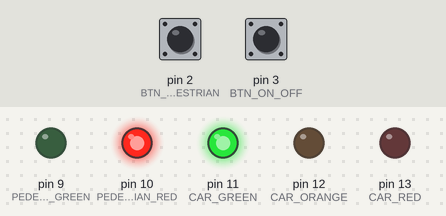
A sketch run on a simulated Arduino Uno, built with avr-gcc and run on an emulated ATmega328P. On the bench: output pins drawn as LEDs (lit = HIGH). Dashed ring = blinking. The inputs (shaded band) are chosen by the test bench; at power-on: pin 3 (BTN_ON_OFF) HIGH, pin 2 (BTN_PEDESTRIAN) HIGH.

Above: at 1.2 s.
1.3 s: pin 3 (BTN_ON_OFF) pulled LOW for 0.15 s
At 4.3 s:
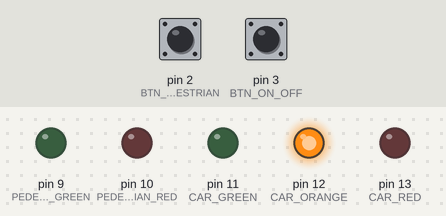
4.4 s: pin 3 (BTN_ON_OFF) pulled LOW for 1 s
At 5.1 s:
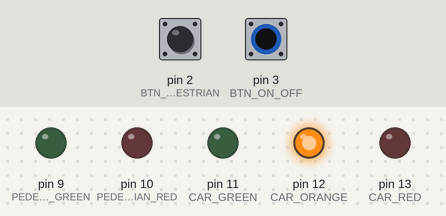
6.9 s: pin 3 (BTN_ON_OFF) pulled LOW for 3.2 s
At 7.8 s:
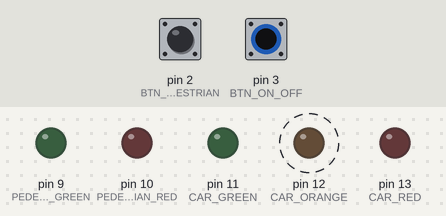
Timing chart, 0 to 19.1 s (numbered marks = the images above; inputs shaded):
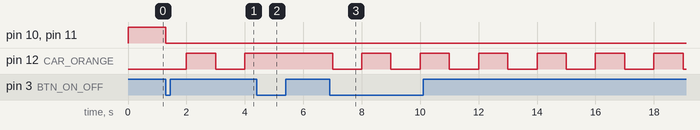

Measured:
- after the input at 1.3 s, pin 10 (PEDESTRIAN_RED), pin 11 (CAR_GREEN): HIGH → LOW at once; pin 12 (CAR_ORANGE): LOW → HIGH after 0.70 s, → LOW 1.0 s later, → HIGH 1.0 s later
- after the input at 4.4 s, pin 12 (CAR_ORANGE): stays HIGH (without the input it goes to LOW after 0.60 s)
- after the input at 6.9 s, pin 12 (CAR_ORANGE): alternates HIGH for 1.0 s and LOW for 1.0 s, starting after 0.10 s

The sketch:

sketch.ino
```cpp
#include <TimerOne.h>

#define CAR_RED 13
#define CAR_ORANGE 12
#define CAR_GREEN 11

#define PEDESTRIAN_RED 10
#define PEDESTRIAN_GREEN 9

#define BTN_ON_OFF 3
#define BTN_PEDESTRIAN 2

int state;
int timeCounter;
bool firstLoad;
bool pedestriansAllowedToPressButton;
int orange_blinking_state = LOW;
bool prevStateOn = true;

#define CAR_GREEN_PEDESTRIAN_RED 100
#define CAR_ORANGE_PEDESTRIAN_RED 101
#define CAR_RED_PEDESTRIAN_GREEN 102
#define CAR_ORANGE_PEDESTRIAN_RED_TIMEOUT 103
#define OFF 104

void stateMachine() {
  switch(state) {
    case CAR_GREEN_PEDESTRIAN_RED: {
      if (firstLoad) {
        digitalWrite(CAR_RED, LOW);
        digitalWrite(CAR_ORANGE, LOW);
        digitalWrite(PEDESTRIAN_GREEN, LOW);

        digitalWrite(CAR_GREEN, HIGH);
        digitalWrite(PEDESTRIAN_RED, HIGH);
        firstLoad = false;
        timeCounter = 0;
      }
      if (timeCounter > 10) {
        pedestriansAllowedToPressButton = true;
        timeCounter = 0;
      }
      break;
    }
    case CAR_ORANGE_PEDESTRIAN_RED: {
      if (firstLoad) {
        digitalWrite(CAR_RED, LOW);
        digitalWrite(CAR_GREEN, LOW);
        digitalWrite(PEDESTRIAN_GREEN, LOW);
        digitalWrite(PEDESTRIAN_RED, HIGH);
        digitalWrite(CAR_ORANGE, HIGH);
        firstLoad = false;
        timeCounter = 0;
      }
      if (timeCounter > 2) {
        firstLoad = true;
        state = CAR_RED_PEDESTRIAN_GREEN;
      }
      break;
    }
    case CAR_ORANGE_PEDESTRIAN_RED_TIMEOUT: {
      if (firstLoad) {
        digitalWrite(CAR_RED, LOW);
        digitalWrite(CAR_GREEN, LOW);
        digitalWrite(PEDESTRIAN_GREEN, LOW);
        digitalWrite(CAR_ORANGE, HIGH);
        digitalWrite(PEDESTRIAN_RED, HIGH);
        firstLoad = false;
        timeCounter = 0;
      }
      if (timeCounter > 2) {
        firstLoad = true;
        state = CAR_GREEN_PEDESTRIAN_RED;
      }
      break;
    }
    case CAR_RED_PEDESTRIAN_GREEN: {
      if (firstLoad) {
        digitalWrite(CAR_ORANGE, LOW);
        digitalWrite(CAR_GREEN, LOW);
        digitalWrite(PEDESTRIAN_RED, LOW);
        digitalWrite(CAR_RED, HIGH);
        digitalWrite(PEDESTRIAN_GREEN, HIGH);
        firstLoad = false;
        timeCounter = 0;
      }
      if (timeCounter > 10) {
        firstLoad = true;
        state = CAR_ORANGE_PEDESTRIAN_RED_TIMEOUT;
      }
      break;
    }
    case OFF: {
      if (firstLoad) {
        digitalWrite(CAR_ORANGE, LOW);
        digitalWrite(CAR_GREEN, LOW);
        digitalWrite(CAR_RED, LOW);
        digitalWrite(PEDESTRIAN_RED, LOW);
        digitalWrite(PEDESTRIAN_GREEN, LOW);
        firstLoad = false;
        timeCounter = 0;
      }
      digitalWrite(CAR_ORANGE, orange_blinking_state);
      if (timeCounter > 10) {
        timeCounter = 0;
      }
      break;
    }
    default: {
      break;
    }
  }
}

void onOffIsr() {
  if (prevStateOn) {
    state = OFF;
    prevStateOn = false;
  }
  else {
    state = CAR_GREEN_PEDESTRIAN_RED;
    prevStateOn = true;
  }
  firstLoad = true;
}

void pedestrianControl() {
  if (pedestriansAllowedToPressButton) {
    firstLoad = true;
    pedestriansAllowedToPressButton = false;
    state = CAR_ORANGE_PEDESTRIAN_RED;
  }
}

void timeInterrupt() {
  timeCounter++;

  if (state == OFF) {
    orange_blinking_state = !orange_blinking_state;
  }
}

void setup() {
  pinMode(CAR_RED, OUTPUT);
  pinMode(CAR_ORANGE, OUTPUT);
  pinMode(CAR_GREEN, OUTPUT);

  pinMode(PEDESTRIAN_RED, OUTPUT);
  pinMode(PEDESTRIAN_GREEN, OUTPUT);

  pinMode(BTN_ON_OFF, INPUT);
  pinMode(BTN_PEDESTRIAN, INPUT);

  Timer1.initialize(1000000);
  Timer1.attachInterrupt(timeInterrupt);

  attachInterrupt(digitalPinToInterrupt(BTN_ON_OFF), onOffIsr, FALLING);
  attachInterrupt(digitalPinToInterrupt(BTN_PEDESTRIAN), pedestrianControl, FALLING);

  firstLoad = true;
  pedestriansAllowedToPressButton = false;
  timeCounter = 0;
  state = CAR_GREEN_PEDESTRIAN_RED;
}

void loop() {
  stateMachine();
}
```
